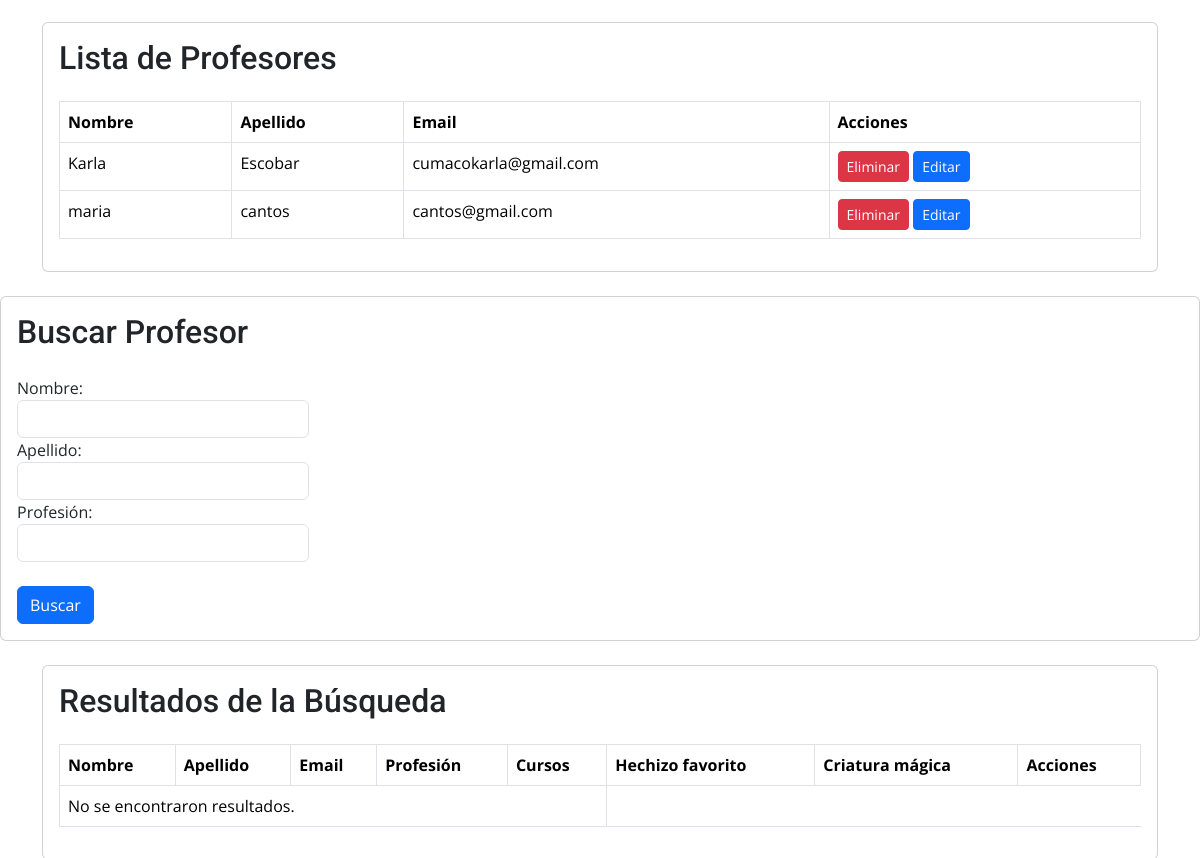
The app's page /APP-Magic/Postulados/ (signed in, middle part), older data.
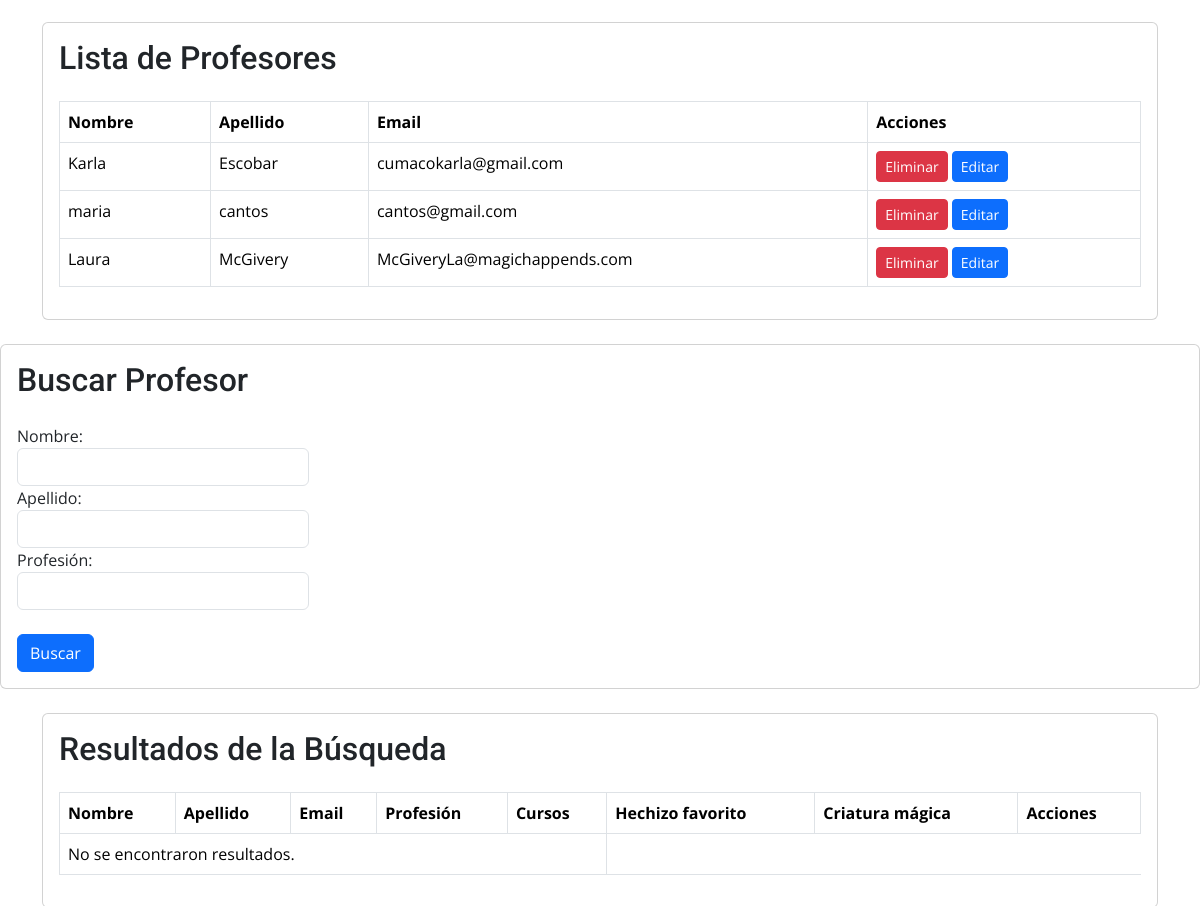
The same page, newer data.
### APPMagic/models.py (models this page shows, shortened)
class Profesor(models.Model):
    nombre = models.CharField(max_length=30)
    apellido = models.CharField(max_length=30)
    email = models.EmailField(null=True)
    profesion = models.CharField(max_length=30)
    Cursos= models.ManyToManyField(Curso)
    hechizo_favorito = models.CharField(max_length=100, null=True)  # Nuevo hechizo favorito
    criatura_magica = models.CharField(max_length=100, null=True)  # Criatura mágica favorita

### APPMagic/views.py (the view, shortened to what this page needs)
# urls.py: path('Postulados/', views.profesores_view, name='profesores_view'),
@staff_member_required(login_url='/APP-Magic/staffmember/')
def profesores_view(request):
    mis_profesores = Profesor.objects.all()
    form = BusquedaProfesorForm(request.GET or None)
    search_results = None
    return render(request, 'Postulados.html', {
        'mis_profesores': mis_profesores,
        'form': form,
        'search_results': search_results,
    })

### APPMagic/forms.py
class BusquedaProfesorForm(forms.Form):
    nombre = forms.CharField(required=False, label='Nombre')
    apellido = forms.CharField(required=False, label='Apellido')
    profesion = forms.CharField(required=False, label='Profesión')

### APPMagic/templates/Postulados.html (shortened to what the changed rows need)
{% extends 'Base.html' %}
{% block contenidobipolar %}
    <div class="container mt-4">
        <div class="card">
            <div class="card-body">
                <h2 class="card-title mb-4">Lista de Profesores</h2>
                <div class="table-responsive">
                    <table class="table table-bordered">
                        <thead>
                            <tr>
                                <th>Nombre</th>
                                <th>Apellido</th>
                                <th>Email</th>
                                {% if request.user.is_staff %}
                                    <th>Acciones</th>
                                {% endif %}
                            </tr>
                        </thead>
                        <tbody>
                            {% for profesor in mis_profesores %}
                                <tr>
                                    <td>{{ profesor.nombre }}</td>
                                    <td>{{ profesor.apellido }}</td>
                                    <td>{{ profesor.email }}</td>
                                    {% if request.user.is_staff %}
                                        <td>
                                            <form method="get" action="{% url 'eliminar_profesor' profesor.id %}" style="display: inline;">
                                                <button type="submit" class="btn btn-sm btn-danger">Eliminar</button>
                                            </form>
                                            <a href="{% url 'editar_profesor' profesor.id %}" class="btn btn-sm btn-primary">Editar</a>
                                        </td>
                                    {% endif %}
                                </tr>
                            {% empty %}
                                <tr>
                                    <td colspan="{% if request.user.is_staff %}7{% else %}6{% endif %}">No hay profesores registrados.</td>
                                </tr>
                            {% endfor %}
                        </tbody>
                    </table>
                </div>
            </div>
        </div>
    </div>
    <div class="card mt-4">
        <div class="card-body">
            <h2 class="card-title mb-4">Buscar Profesor</h2>
        </div>
    </div>
    <div class="container mt-4">
        {% if search_results %}
            <div class="card mt-4">
                <div class="card-body">
                    <h2 class="card-title mb-4">Resultados de la Búsqueda</h2>
                    <div class="table-responsive">
                        <table class="table table-bordered">
                            <thead>
                                <tr>
                                    <th>Nombre</th>
                                    <th>Apellido</th>
                                    <th>Email</th>
                                    <th>Profesión</th>
                                    <th>Cursos</th>
                                    <th>Hechizo favorito</th>
                                    <th>Criatura mágica</th>
                                    {% if request.user.is_staff %}
                                        <th>Acciones</th>
                                    {% endif %}
                                </tr>
                            </thead>
                            <tbody>
                                {% for profesor in search_results %}
                                    <tr>
                                        <td>{{ profesor.nombre }}</td>
                                        <td>{{ profesor.apellido }}</td>
                                        <td>{{ profesor.email }}</td>
                                        <td>{{ profesor.profesion }}</td>
                                        <td>{{ profesor.Cursos }}</td>
                                        <td>{{ profesor.hechizo_favorito }}</td>
                                        <td>{{ profesor.criatura_magica }}</td>
                                        {% if request.user.is_staff %}
                                            <td>
                                                <form method="get" action="{% url 'eliminar_profesor' profesor.id %}" style="display: inline;">
                                                    {% csrf_token %}
                                                    <button type="submit" class="btn btn-sm btn-danger">Eliminar</button>
                                                </form>
                                                <a href="{% url 'editar_profesor' profesor.id %}" class="btn btn-sm btn-primary">Editar</a>
                                            </td>
                                        {% endif %}
                                    </tr>
                                {% empty %}
                                    <tr>
                                        <td colspan="{% if request.user.is_staff %}5{% else %}4{% endif %}">No se encontraron resultados.</td>
                                    </tr>
                                {% endfor %}
                            </tbody>
                        </table>
                    </div>
                </div>
            </div>
        {% else %}
            <div class="card mt-4">
                <div class="card-body">
                    <h2 class="card-title mb-4">Resultados de la Búsqueda</h2>
                    <div class="table-responsive">
                        <table class="table table-bordered">
                            <thead>
                                <tr>
                                    <th>Nombre</th>
                                    <th>Apellido</th>
                                    <th>Email</th>
                                    <th>Profesión</th>
                                    <th>Cursos</th>
                                    <th>Hechizo favorito</th>
                                    <th>Criatura mágica</th>
                                    {% if request.user.is_staff %}
                                        <th>Acciones</th>
                                    {% endif %}
                                </tr>
                            </thead>
                        </table>
                    </div>
                </div>
            </div>
        {% endif %}
    </div>
{% endblock contenidobipolar %}

Row changes from the older to the newer data that the page shows:
added Profesor: nombre "Laura", apellido "McGivery", email "McGiveryLa@magichappends.com"
